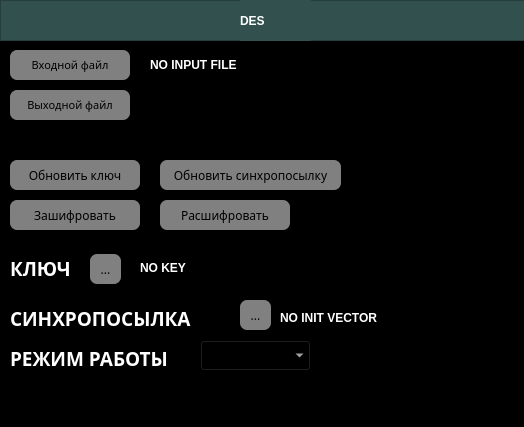
<?xml version="1.0" encoding="UTF-8"?>
<ui version="4.0">
 <class>MainWindow</class>
 <widget class="QMainWindow" name="MainWindow">
  <property name="geometry">
   <rect>
    <x>0</x>
    <y>0</y>
    <width>524</width>
    <height>427</height>
   </rect>
  </property>
  <property name="sizePolicy">
   <sizepolicy hsizetype="Fixed" vsizetype="Fixed">
    <horstretch>0</horstretch>
    <verstretch>0</verstretch>
   </sizepolicy>
  </property>
  <property name="minimumSize">
   <size>
    <width>0</width>
    <height>0</height>
   </size>
  </property>
  <property name="maximumSize">
   <size>
    <width>685</width>
    <height>650</height>
   </size>
  </property>
  <property name="windowTitle">
   <string>Шифр DES</string>
  </property>
  <property name="styleSheet">
   <string notr="true">background-color: rgb(0, 0, 0);</string>
  </property>
  <widget class="QWidget" name="centralwidget">
   <property name="styleSheet">
    <string notr="true">background-color: rgb(0, 0,0);</string>
   </property>
   <widget class="QFrame" name="frame">
    <property name="geometry">
     <rect>
      <x>0</x>
      <y>0</y>
      <width>701</width>
      <height>41</height>
     </rect>
    </property>
    <property name="styleSheet">
     <string notr="true">background-color: rgb(49, 80, 78)</string>
    </property>
    <property name="frameShape">
     <enum>QFrame::StyledPanel</enum>
    </property>
    <property name="frameShadow">
     <enum>QFrame::Raised</enum>
    </property>
    <widget class="QLabel" name="label_4">
     <property name="geometry">
      <rect>
       <x>240</x>
       <y>0</y>
       <width>71</width>
       <height>41</height>
      </rect>
     </property>
     <property name="styleSheet">
      <string notr="true">color: white;
font: 18pt &quot;Century Gothic&quot;;
font-weight: 700;</string>
     </property>
     <property name="text">
      <string>DES</string>
     </property>
    </widget>
   </widget>
   <widget class="QPushButton" name="encrypt_btn">
    <property name="geometry">
     <rect>
      <x>10</x>
      <y>200</y>
      <width>130</width>
      <height>30</height>
     </rect>
    </property>
    <property name="font">
     <font>
      <family>Century Gothic</family>
     </font>
    </property>
    <property name="styleSheet">
     <string notr="true">QPushButton {
	color: black;
	background-color: grey;
	border-radius: 7px;
}

QPushButton:pressed {
	background-color: rgb(102, 102, 102);
}</string>
    </property>
    <property name="text">
     <string>Зашифровать</string>
    </property>
   </widget>
   <widget class="QLabel" name="label">
    <property name="geometry">
     <rect>
      <x>10</x>
      <y>260</y>
      <width>71</width>
      <height>16</height>
     </rect>
    </property>
    <property name="font">
     <font>
      <family>Century Gothic</family>
      <pointsize>14</pointsize>
      <weight>75</weight>
      <bold>true</bold>
     </font>
    </property>
    <property name="styleSheet">
     <string notr="true">color: white;</string>
    </property>
    <property name="text">
     <string>КЛЮЧ</string>
    </property>
   </widget>
   <widget class="QPushButton" name="OutputFile_btn_2">
    <property name="geometry">
     <rect>
      <x>10</x>
      <y>90</y>
      <width>120</width>
      <height>30</height>
     </rect>
    </property>
    <property name="font">
     <font>
      <family>Century Gothic</family>
      <pointsize>8</pointsize>
     </font>
    </property>
    <property name="styleSheet">
     <string notr="true">QPushButton {
	color: black;
	background-color: grey;
	border-radius: 7px;
}

QPushButton:pressed {
	background-color: rgb(102, 102, 102);
}</string>
    </property>
    <property name="text">
     <string>Выходной файл</string>
    </property>
   </widget>
   <widget class="QLabel" name="input_path_2">
    <property name="geometry">
     <rect>
      <x>150</x>
      <y>50</y>
      <width>361</width>
      <height>30</height>
     </rect>
    </property>
    <property name="styleSheet">
     <string notr="true">color: white;
font: 14pt &quot;Century Gothic&quot;;
font-weight: 700;
text-transform: uppercase;
</string>
    </property>
    <property name="text">
     <string>NO INPUT FILE</string>
    </property>
   </widget>
   <widget class="QPushButton" name="InputFile_btn_2">
    <property name="geometry">
     <rect>
      <x>10</x>
      <y>50</y>
      <width>120</width>
      <height>30</height>
     </rect>
    </property>
    <property name="font">
     <font>
      <family>Century Gothic</family>
      <pointsize>8</pointsize>
     </font>
    </property>
    <property name="styleSheet">
     <string notr="true">QPushButton {
	color: black;
	background-color: grey;
	border-radius: 7px;
}

QPushButton:pressed {
	background-color: rgb(102, 102, 102);
}</string>
    </property>
    <property name="text">
     <string>Входной файл</string>
    </property>
   </widget>
   <widget class="QPushButton" name="key_btn">
    <property name="geometry">
     <rect>
      <x>90</x>
      <y>254</y>
      <width>31</width>
      <height>30</height>
     </rect>
    </property>
    <property name="font">
     <font>
      <family>Century Gothic</family>
     </font>
    </property>
    <property name="styleSheet">
     <string notr="true">QPushButton {
	color: black;
	background-color: grey;
	border-radius: 7px;
}

QPushButton:pressed {
	background-color: rgb(102, 102, 102);
}</string>
    </property>
    <property name="text">
     <string>...</string>
    </property>
   </widget>
   <widget class="QLabel" name="label_2">
    <property name="geometry">
     <rect>
      <x>140</x>
      <y>260</y>
      <width>221</width>
      <height>16</height>
     </rect>
    </property>
    <property name="styleSheet">
     <string notr="true">color: white;
font: 14pt &quot;Century Gothic&quot;;
font-weight: 700;
text-transform: uppercase;
</string>
    </property>
    <property name="text">
     <string>NO KEY</string>
    </property>
   </widget>
   <widget class="QLineEdit" name="lineEdit">
    <property name="geometry">
     <rect>
      <x>140</x>
      <y>90</y>
      <width>371</width>
      <height>31</height>
     </rect>
    </property>
    <property name="font">
     <font>
      <family>Century Gothic</family>
      <pointsize>14</pointsize>
      <weight>50</weight>
      <bold>false</bold>
     </font>
    </property>
    <property name="styleSheet">
     <string notr="true">color: white;</string>
    </property>
   </widget>
   <widget class="QPushButton" name="refresh_key_btn">
    <property name="geometry">
     <rect>
      <x>10</x>
      <y>160</y>
      <width>130</width>
      <height>30</height>
     </rect>
    </property>
    <property name="font">
     <font>
      <family>Century Gothic</family>
     </font>
    </property>
    <property name="styleSheet">
     <string notr="true">QPushButton {
	color: black;
	background-color: grey;
	border-radius: 7px;
}

QPushButton:pressed {
	background-color: rgb(102, 102, 102);
}</string>
    </property>
    <property name="text">
     <string>Обновить ключ</string>
    </property>
   </widget>
   <widget class="QLabel" name="label_3">
    <property name="geometry">
     <rect>
      <x>280</x>
      <y>310</y>
      <width>221</width>
      <height>16</height>
     </rect>
    </property>
    <property name="styleSheet">
     <string notr="true">color: white;
font: 14pt &quot;Century Gothic&quot;;
font-weight: 700;
text-transform: uppercase;
</string>
    </property>
    <property name="text">
     <string>NO INIT VECTOR</string>
    </property>
   </widget>
   <widget class="QPushButton" name="iv_btn">
    <property name="geometry">
     <rect>
      <x>240</x>
      <y>300</y>
      <width>31</width>
      <height>30</height>
     </rect>
    </property>
    <property name="font">
     <font>
      <family>Century Gothic</family>
     </font>
    </property>
    <property name="styleSheet">
     <string notr="true">QPushButton {
	color: black;
	background-color: grey;
	border-radius: 7px;
}

QPushButton:pressed {
	background-color: rgb(102, 102, 102);
}</string>
    </property>
    <property name="text">
     <string>...</string>
    </property>
   </widget>
   <widget class="QLabel" name="init_vector_label">
    <property name="geometry">
     <rect>
      <x>10</x>
      <y>310</y>
      <width>211</width>
      <height>16</height>
     </rect>
    </property>
    <property name="font">
     <font>
      <family>Century Gothic</family>
      <pointsize>14</pointsize>
      <weight>75</weight>
      <bold>true</bold>
     </font>
    </property>
    <property name="styleSheet">
     <string notr="true">color: white;</string>
    </property>
    <property name="text">
     <string>СИНХРОПОСЫЛКА</string>
    </property>
   </widget>
   <widget class="QPushButton" name="refresh_iv_btn">
    <property name="geometry">
     <rect>
      <x>160</x>
      <y>160</y>
      <width>181</width>
      <height>30</height>
     </rect>
    </property>
    <property name="font">
     <font>
      <family>Century Gothic</family>
     </font>
    </property>
    <property name="styleSheet">
     <string notr="true">QPushButton {
	color: black;
	background-color: grey;
	border-radius: 7px;
}

QPushButton:pressed {
	background-color: rgb(102, 102, 102);
}</string>
    </property>
    <property name="text">
     <string>Обновить синхропосылку</string>
    </property>
   </widget>
   <widget class="QLabel" name="mode_label">
    <property name="geometry">
     <rect>
      <x>10</x>
      <y>350</y>
      <width>181</width>
      <height>16</height>
     </rect>
    </property>
    <property name="font">
     <font>
      <family>Century Gothic</family>
      <pointsize>14</pointsize>
      <weight>75</weight>
      <bold>true</bold>
     </font>
    </property>
    <property name="styleSheet">
     <string notr="true">color: white;</string>
    </property>
    <property name="text">
     <string>РЕЖИМ РАБОТЫ</string>
    </property>
   </widget>
   <widget class="QComboBox" name="comboBox">
    <property name="geometry">
     <rect>
      <x>200</x>
      <y>340</y>
      <width>111</width>
      <height>31</height>
     </rect>
    </property>
    <property name="styleSheet">
     <string notr="true">background-color: black;
color: white;
font-family: Century Gothic;
font-size: 14px;</string>
    </property>
   </widget>
   <widget class="QPushButton" name="decrypt_btn">
    <property name="geometry">
     <rect>
      <x>160</x>
      <y>200</y>
      <width>130</width>
      <height>30</height>
     </rect>
    </property>
    <property name="font">
     <font>
      <family>Century Gothic</family>
     </font>
    </property>
    <property name="styleSheet">
     <string notr="true">QPushButton {
	color: black;
	background-color: grey;
	border-radius: 7px;
}

QPushButton:pressed {
	background-color: rgb(102, 102, 102);
}</string>
    </property>
    <property name="text">
     <string>Расшифровать</string>
    </property>
   </widget>
  </widget>
 </widget>
 <resources/>
 <connections/>
</ui>
